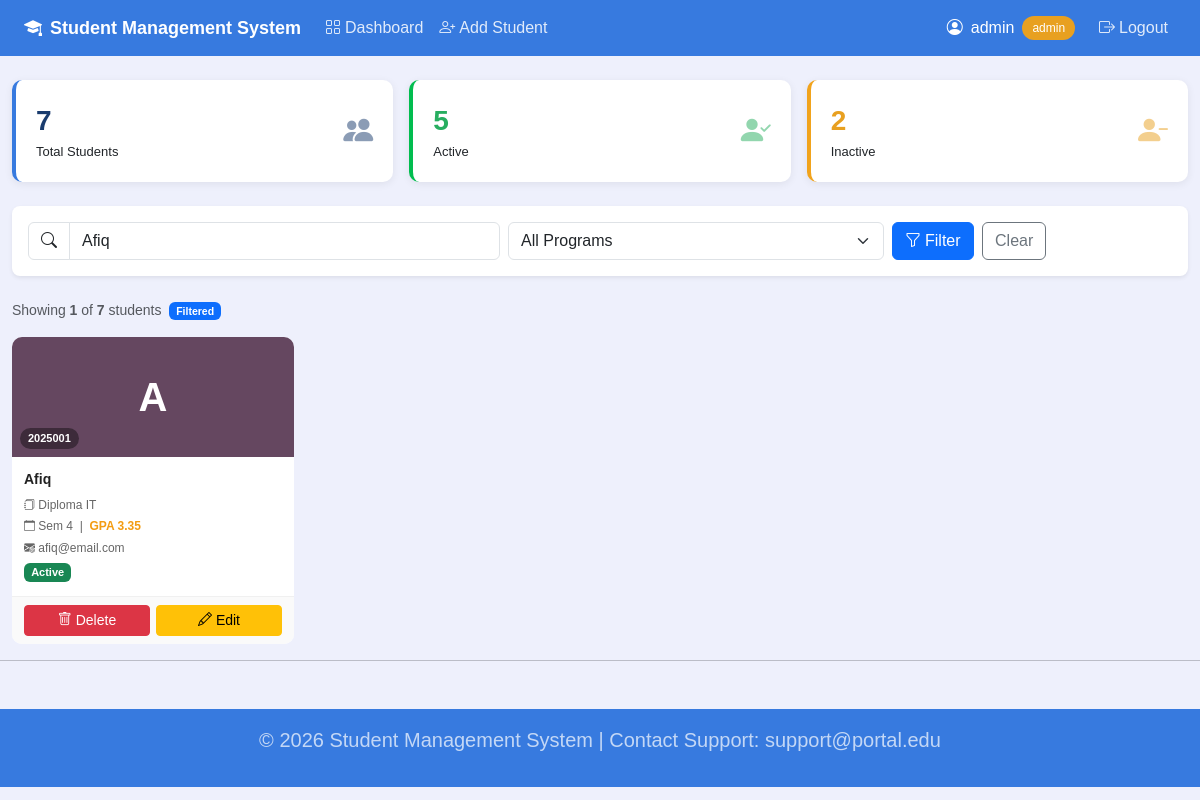
The page /dashboard.php?cari=Afiq (signed in) on the database its author committed.
### tables this page shows
CREATE TABLE `students` (
  `id` int(11) NOT NULL AUTO_INCREMENT,
  `reg_no` varchar(20) NOT NULL,
  `name` varchar(100) NOT NULL,
  `program` varchar(100) NOT NULL,
  `semester` int(11) DEFAULT 1,
  `gpa` decimal(3,2) DEFAULT 0.00,
  `status` varchar(20) DEFAULT 'Active',
  `email` varchar(100) DEFAULT NULL,
  `user_id` int(11) DEFAULT NULL,
  PRIMARY KEY (`id`),
  KEY `user_id` (`user_id`),
  CONSTRAINT `students_ibfk_1` FOREIGN KEY (`user_id`) REFERENCES `users` (`id`)
);

### dashboard.php (the view, shortened to what this page needs)
<?php
require_once("config/app_config.php");
$cari    = $_GET['cari'] ?? '';
$program = $_GET['program'] ?? '';
$like     = "%$cari%";
$prog = $program != '' ? $program :'%';
$stmt = mysqli_prepare($conn, "SELECT * FROM students WHERE (name LIKE ? OR reg_no LIKE ?) AND program LIKE ? ORDER BY name ASC");
mysqli_stmt_bind_param($stmt, 'sss', $like, $like, $prog);
mysqli_stmt_execute($stmt);
$pelajar = mysqli_stmt_get_result($stmt);
$total  = mysqli_fetch_assoc(mysqli_query($conn, "SELECT COUNT(*) as c FROM students"))['c'];
$active = mysqli_fetch_assoc(mysqli_query($conn, "SELECT COUNT(*) as c FROM students WHERE status='Active'"))['c'];
$inactive = mysqli_fetch_assoc(mysqli_query($conn, "SELECT COUNT(*) as c FROM students WHERE status='Inactive'"))['c'];
function programColor($id) {
    $r = rand(50, 180);
    $g = rand(50, 180);
    $b = rand(50, 180);
    return "rgb($r, $g, $b)";
}
include("includes/header.php");
?>
<div class="container-fluid mt-4">
    <div class="row g-3 mb-4">
        <div class="col-6 col-md-4">
            <div class="stat-card">
                <div class="d-flex justify-content-between align-items-center">
                    <div>
                        <div style="font-size:28px; font-weight:bold; color:#1a3c6e;"><?php echo $total; ?></div>
                        <div style="font-size:13px;">Total Students</div>
                    </div>
                    <i class="bi bi-people-fill" style="font-size:30px; color:#1a3c6e; opacity:0.5;"></i>
                </div>
            </div>
        </div>
        <div class="col-6 col-md-4">
            <div class="stat-card green">
                <div class="d-flex justify-content-between align-items-center">
                    <div>
                        <div style="font-size:28px; font-weight:bold; color:#27ae60;"><?php echo $active; ?></div>
                        <div style="font-size:13px;">Active</div>
                    </div>
                    <i class="bi bi-person-check-fill" style="font-size:30px; color:#27ae60; opacity:0.5;"></i>
                </div>
            </div>
        </div>
        <div class="col-6 col-md-4">
            <div class="stat-card orange">
                <div class="d-flex justify-content-between align-items-center">
                    <div>
                        <div style="font-size:28px; font-weight:bold; color:#e8a020;"><?php echo $inactive; ?></div>
                        <div style="font-size:13px;">Inactive</div>
                    </div>
                    <i class="bi bi-person-dash-fill" style="font-size:30px; color:#e8a020; opacity:0.5;"></i>
                </div>
            </div>
        </div>
    </div>
    <div class="card border-0 shadow-sm mb-4 rounded-3">
        <div class="card-body py-3">
            <form method="GET" class="row g-2 align-items-center">
                <div class="col-md-5">
                    <div class="input-group">
                        <span class="input-group-text bg-white"><i class="bi bi-search"></i></span>
                        <input type="text" name="cari" class="form-control"
                               placeholder="Search name / reg no..."
                               value="<?php echo htmlspecialchars($cari); ?>">
                    </div>
                </div>
                <div class="col-md-4">
                    <select name="program" class="form-select">
                        <option value="">All Programs</option>
                    </select>
                </div>
                <div class="col-auto">
                    <button type="submit" class="btn btn-primary">
                        <i class="bi bi-funnel me-1"></i>Filter
                    </button>
                    <a href="dashboard.php" class="btn btn-outline-secondary ms-1">Clear</a>
                </div>
            </form>
        </div>
    </div>
    <div class="mb-3 d-flex justify-content-between align-items-center">
        <small class="text-muted">
            Showing <strong><?php echo mysqli_num_rows($pelajar); ?></strong> of <strong><?php echo $total; ?></strong> students
            <?php if ($cari || $program): ?>
                <span class="badge bg-primary ms-1">Filtered</span>
            <?php endif; ?>
        </small>
    </div>
    <div class="row g-3">
        <?php if (mysqli_num_rows($pelajar) > 0):
            while ($s = mysqli_fetch_assoc($pelajar)):
                $bg        = programColor($s['id']);
                $initial   = strtoupper(substr($s['name'], 0, 1));
                $gpa_color = $s['gpa'] >= 3.5 ? '#27ae60' : ($s['gpa'] >= 2.5 ? '#f39c12' : '#e74c3c');
                $status_color = $s['status'] == 'Active' ? 'success' : 'danger';
        ?>
        <div class="col-6 col-md-4 col-lg-3">
            <div class="student-card h-100">
                <div class="card-avatar" style="background:<?php echo $bg ?>;">
                    <?php echo $initial; ?>
                    <span class="reg-badge"><?php echo htmlspecialchars($s['reg_no']); ?></span>
                </div>
                <div class="card-info">
                    <div class="student-name"><?php echo htmlspecialchars($s['name']); ?></div>
                    <p>
                        <i class="bi bi-journals" style="font-size:11px;"></i>
                        <?php echo htmlspecialchars($s['program']); ?><br>
                        <i class="bi bi-calendar" style="font-size:11px;"></i>
                        Sem <?php echo $s['semester']; ?> &nbsp;|&nbsp;
                        <span style="color:<?php echo $gpa_color; ?>; font-weight:bold;">
                            GPA <?php echo number_format($s['gpa'], 2); ?>
                        </span><br>
                        <i class="bi bi-envelope-at-fill" style="font-size:11px;"></i>
                        <?php echo htmlspecialchars($s['email']); ?><br>
                        <span class="badge bg-<?php echo $status_color; ?> mt-1" style="font-size:11px;">
                            <?php echo $s['status']; ?>
                        </span>
                    </p>
                </div>
                <?php if ($_SESSION['role'] == 'admin'): ?>
                <div class="card-actions">
                    <a href="delete.php?id=<?php echo $s['id']; ?>"
                       onclick="return confirm('Delete <?php echo htmlspecialchars(addslashes($s['name'])); ?>?')"
                       class="btn btn-danger btn-sm w-50">
                        <i class="bi bi-trash"></i> Delete
                    </a>
                    <a href="update.php?id=<?php echo $s['id']; ?>"
                       class="btn btn-warning btn-sm w-50">
                        <i class="bi bi-pencil"></i> Edit
                    </a>
                </div>
                <?php endif; ?>
            </div>
        </div>
        <?php endwhile; endif; ?>
    </div>
</div>
<?php include 'includes/footer.php'; ?>

### includes/header.php (style rules this page uses)
body { background: #eef0fc; font-family: Arial, sans-serif; }
.student-card { background: white; border-radius: 10px; box-shadow: 0 2px 8px rgba(0, 0, 0, 0); overflow: hidden; transition: transform 0.2s, box-shadow 0.2s; }
.card-avatar { height: 120px; display: flex; flex-direction: column; align-items: center; justify-content: center; color: white; font-size: 40px; font-weight: bold; position: relative; }
.card-avatar .reg-badge { position: absolute; bottom: 8px; left: 8px; background: rgba(0,0,0,0.4); color: white; font-size: 11px; padding: 2px 8px; border-radius: 20px; }
.card-info { padding: 12px; }
.card-info .student-name { font-weight: bold; font-size: 14px; margin-bottom: 5px; color: #222; }
.card-info p { font-size: 12px; color: #666; margin: 0; line-height: 1.8; }
.card-actions { padding: 8px 12px; border-top: 1px solid #f0f0f0; background: #fafafa; display: flex; gap: 6px; }
.stat-card { background: white; border-radius: 10px; padding: 20px; box-shadow: 0 2px 8px rgba(0,0,0,0.07); border-left: 4px solid #377adf; }
.stat-card.green { border-color: #01bd4f; }
.stat-card.orange { border-color: #f1a31c; }

### rows shown on the page
students: name "A", reg_no "2025001", name "Afiq", program "Diploma IT", semester "4", gpa "3.35", email "afiq@email.com", status "Active"

### other values the page prints
$_SESSION['username'] "admin"
$_SESSION['role'] "admin"
$total "7"
$active "5"
$inactive "2"
mysqli_num_rows($pelajar) "1"
